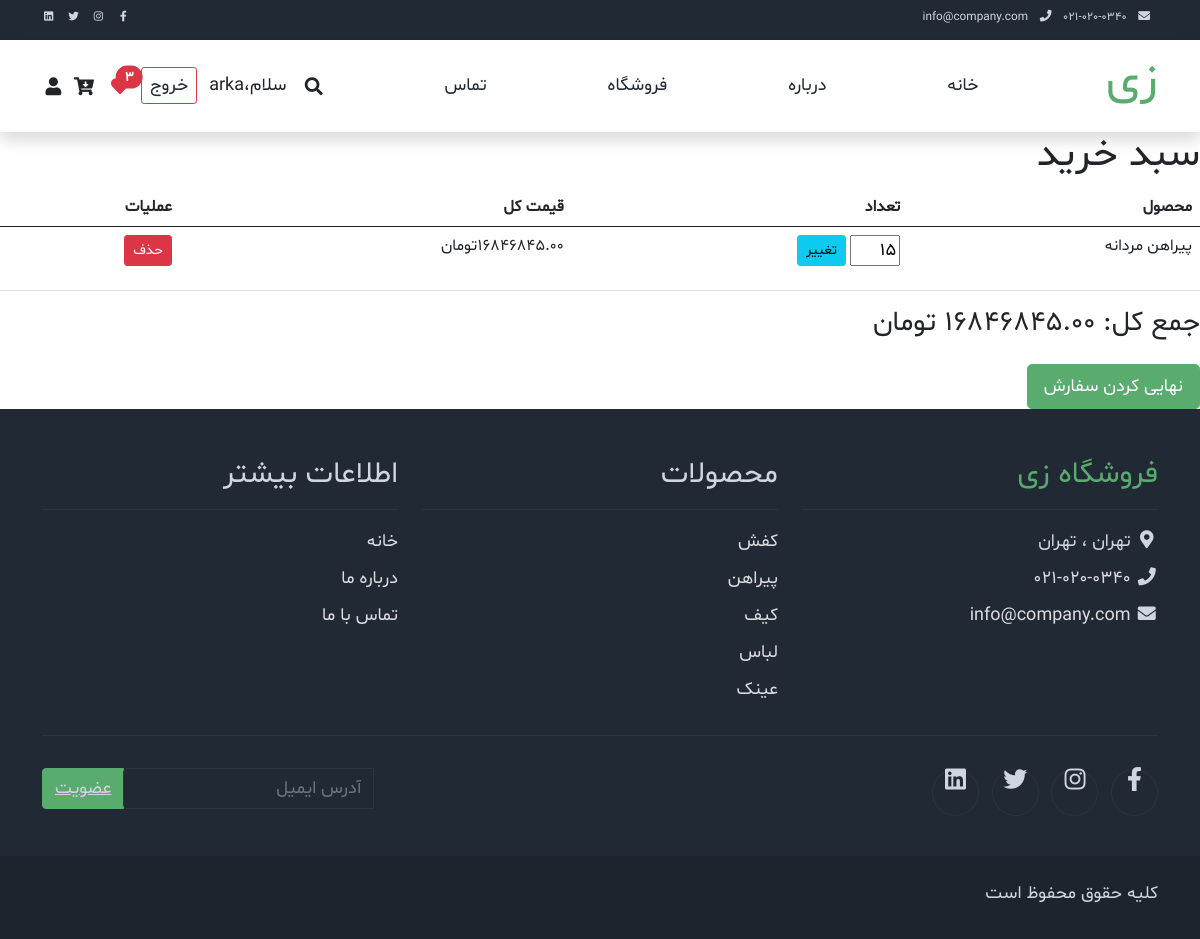
The page /cart/detail/ (signed in) on the database as committed earlier.
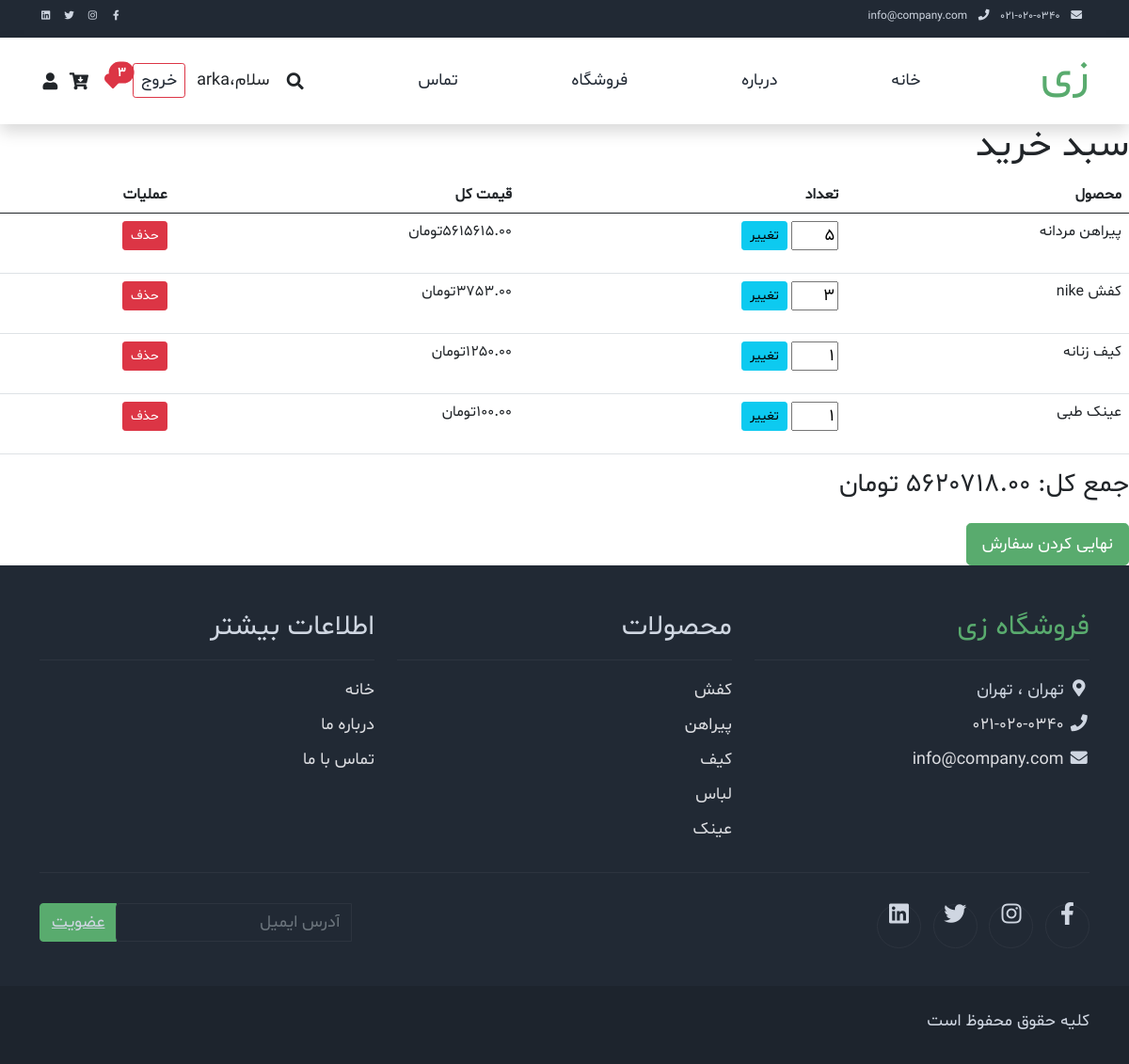
The same page on the database as committed later.
### accounts/models.py (models this page shows, shortened)
class Profile(models.Model):
    user=models.OneToOneField(User,on_delete=models.CASCADE)
    phone=models.CharField(max_length=20,blank=True)
    address=models.TextField(blank=True)
    favorites_products=models.ManyToManyField('shop.product',blank=True,related_name='favorited_by')

### cart/models.py (models this page shows)
class CartItem(models.Model):
    cart=models.ForeignKey(Cart,related_name='items',on_delete=models.CASCADE)
    product=models.ForeignKey(Product,on_delete=models.CASCADE)
    quantity=models.PositiveIntegerField(default=1)
    @property
    def total_price(self):
        return self.quantity* self.product.price

### shop/models.py (models this page shows, shortened)
class Product(models.Model):
    name=models.CharField(max_length=200)
    description=models.TextField()
    price=models.DecimalField(decimal_places=2,max_digits=12)
    stock_quantity=models.PositiveIntegerField()
    image=models.ImageField(upload_to='photo/%Y/%m/%d/')
    slug=models.SlugField(max_length=140,unique=True)
    is_available=models.BooleanField(default=True)
    updated_at=models.DateTimeField(auto_now=True)
    created_at=models.DateTimeField(auto_now_add=True)
    category=models.ForeignKey(Category,on_delete=models.CASCADE,related_name="products",)
    discount_percentage=models.DecimalField(max_digits=5,decimal_places=2,default=0)
    is_featured=models.BooleanField(default=False)
    minimum_stock=models.PositiveIntegerField()
    brands=models.ManyToManyField(Brand,blank=True)
    colors=models.ManyToManyField(Color,blank=True)
    sizes = models.ManyToManyField(Size, blank=True)
    GENDER_CHOICES = [
        ('male', 'مردانه'),
        ('female', 'زنانه')
    ]
    gender=models.CharField(max_length=10,choices=GENDER_CHOICES,default='male')

class Category(models.Model):
    name=models.CharField(max_length=200)
    slug=models.SlugField(max_length=140,unique=True,blank=True)
    description=models.TextField(blank=True,null=True)
    created_at=models.DateTimeField(auto_now_add=True)
    updated_at = models.DateTimeField(auto_now=True)
    is_active= models.BooleanField(default=True)
    sort_order=models.PositiveIntegerField(default=0)
    image=models.ImageField(upload_to='categories/%Y/%m/%d/',blank=True,null=True)
    is_featured=models.BooleanField(default=False)

### cart/views.py (the view)
# urls.py: path('detail/',views.cart_detail,name='cart_detail'),#www.ArkaMarket.com/cart/detail/
def cart_detail(request):
    if not request.user.is_authenticated:
        return render(request,'cart/cart_detail.html',{
            'cart':None,
            'items':[],
            'total_price':0
        })
    cart=Cart.objects.filter(user=request.user).first()
    if not cart:
        return render(request,'cart/cart_detail.html',{
            'cart':None,
            'items':[],
            'total_price':0
        })
    items=cart.items.all()
    total_price=0
    for item in items:
        total_price+=item.total_price
    return render(request,'cart/cart_detail.html',{
        'cart':cart,
        'items':items,
        'total_price':total_price
    })

### shop/context_processors.py (called while the page is built)
def categories_processor(request):
    try:
        categories = Category.objects.all()
        return {
            'categories': categories
        }
    except Exception as e:
        print(f"Error in categories_processor : {e}")
        return {'categories':[]}

def brands_processor(request):
    try:
        brands=list(Brand.objects.all())
        all_brands=[brands[i:i+4]for i in range(0,len(brands),4)]
        return {
            'all_brands': all_brands
        }
    except Exception as e:
        print(f"Error in brands_processor : {e}")
        return {'brands':[]}

### templates/cart/cart_detail.html (shortened to what this page needs)
{% extends 'base.html' %}
{% block content %}
<h1>سبد خرید</h1>
<table class="table">
    <thead>
    <tr>
        <th> محصول</th>
        <th> تعداد</th>
        <th> قیمت کل</th>
        <th> عملیات</th>
    </tr>
    </thead>
    <tbody>
    {% if items %}
        {% for item in items %}
    <tr>
        <td>{{ item.product.name }}</td>
        <td>
            <form action="{% url 'cart:update_cart' item.id %}" method="POST" class="d-inline">
                <input type="number" name="quantity" value="{{item.quantity}}" min="1" style="width:50px">
                <button type="submit" class="btn btn-sm btn-info">تغییر</button>
            </form>
        </td>
        <td>  {{ item.total_price }}تومان</td>
        <td>
            <form action="{% url 'cart:update_cart' item.id %}" method="POST">
                <button type="submit" class="btn btn-sm btn-danger">حذف</button>
            </form>
        </td>
    </tr>
    {% endfor %}
    </tbody>
</table>
   <h3> جمع کل:      {{ total_price }} تومان </h3>
<a href="#" class="btn btn-success btn-lg mt-3">نهایی کردن سفارش</a>
{% else %}
<p>سبد خرید خالی است .</p>
{% endif %}
{% endblock %}

### templates/base.html (shortened to what this page needs)
{%load static%}
{%include 'partials/_navbar.html' %}
{% block extrastyle %}
<link rel="stylesheet" href="{% static 'css/login.css' %}">
{% endblock extrastyle %}
 {%block content%}{%endblock content%}
{%include 'partials/_footer.html' %}

### templates/partials/_navbar.html (shortened to what this page needs)
{%load static %}
<head>
    <link rel="stylesheet" href="{%static 'css/bootstrap.min.css'%}">
    <link rel="stylesheet" href="{%static 'css/templatemo.css'%}">
    <link rel="stylesheet" href="{%static 'css/custom.css'%}">
    <link rel="stylesheet" href="{%static 'css/fontawesome.min.css'%}">
    <link rel="stylesheet" href="{%static 'css/fonts.css'%}">
    <nav class="navbar navbar-expand-lg bg-dark navbar-light d-none d-lg-block" id="templatemo_nav_top">
        <div class="container text-light">
            <div class="w-100 d-flex justify-content-between">
                <div>
                    <i class="fa fa-envelope mx-2"></i>
                    <a class="navbar-sm-brand text-light text-decoration-none" href="mailto:info@company.com">info@company.com</a>
                    <i class="fa fa-phone mx-2"></i>
                    <a class="navbar-sm-brand text-light text-decoration-none" href="tel:010-020-0340">021-020-0340</a>
                </div>
                <div>
                    <a class="text-light" href="https://fb.com/templatemo" target="_blank" rel="sponsored"><i class="fab fa-facebook-f fa-sm fa-fw me-2"></i></a>
                    <a class="text-light" href="https://www.instagram.com/" target="_blank"><i class="fab fa-instagram fa-sm fa-fw me-2"></i></a>
                    <a class="text-light" href="https://twitter.com/" target="_blank"><i class="fab fa-twitter fa-sm fa-fw me-2"></i></a>
                    <a class="text-light" href="https://www.linkedin.com/" target="_blank"><i class="fab fa-linkedin fa-sm fa-fw"></i></a>
                </div>
            </div>
        </div>
    </nav>
    <nav class="navbar navbar-expand-lg navbar-light shadow">
        <div class="container d-flex justify-content-between align-items-center">
            <a class="navbar-brand text-success logo h1 align-self-center" href="{%url 'index'%}">
                زی
            </a>
            <div class="align-self-center collapse navbar-collapse flex-fill  d-lg-flex justify-content-lg-between" id="templatemo_main_nav">
                <div class="flex-fill">
                    <ul class="nav navbar-nav d-flex justify-content-between mx-lg-auto">
                        <li class="nav-item">
                            <a class="nav-link" href="{%url 'index'%}">خانه</a>
                        </li>
                        <li class="nav-item">
                            <a class="nav-link" href="{%url 'about' %}">درباره</a>
                        </li>
                        <li class="nav-item">
                            <a class="nav-link" href="{%url 'shop:shop_home' %}">فروشگاه</a>
                        </li>
                        <li class="nav-item">
                            <a class="nav-link" href="{%url 'contact'%}">تماس</a>
                        </li>
                    </ul>
                </div>
                <div class="d-flex align-items-center">
                    <a class="nav-icon mx-2" href="#" data-bs-toggle="modal" data-bs-target="#templatemo_search">
                        <i class="fa fa-fw fa-search text-dark "></i>
                    </a>
                    {% if user.is_authenticated %}
                <span class="mx-2">سلام،{{ user.username }} </span>
                    <a href="{% url 'accounts:logout' %}" class="btn btn-outline-danger btn-sm mx-1">   خروج  </a>
                    {%else %}
                        <a href="{% url 'accounts:login' %}" class="btn btn-outline-primary btn-sm mx-1">ورود</a>
                        <a href="{% url 'accounts:register' %}" class="btn btn-primary btn-sm mx-1">ثبت نام</a>
                    {% endif %}
                <a href="{% url 'accounts:my_favorites' %}" class="position-relative mx-2 text-decoration-none">
                    {% if request.user.profile.favorites_products.count > 0 %}
                    <span class="position-absolute top-0 start-100 translate-middle badge rounded-pill bg-danger text-white">
                        {{ request.user.profile.favorites_products.count }}
                    </span>
                    {% endif %}
                </a>
                <a href="{% url 'cart:cart_detail' %}" class="mx-2">
                <i class="fa fa-fw fa-cart-arrow-down text-dark"></i>
                    </a>
                    <a class="nav-icon position-relative text-decoration-none" href="{% url 'accounts:profile' %}" class="mx-2">
                        <i class="fa fa-fw fa-user text-dark"></i>
                    </a>
                </div>
            </div>
        </div>
    </nav>
</head>

### templates/partials/_footer.html (shortened to what this page needs)
    <footer class="bg-dark" id="tempaltemo_footer">
        <div class="container">
            <div class="row">
                <div class="col-md-4 pt-5">
                    <h2 class="h2 text-success border-bottom pb-3 border-light logo">فروشگاه زی</h2>
                    <ul class="list-unstyled text-light footer-link-list padd-r-0">
                        <li>
                            <i class="fas fa-map-marker-alt fa-fw"></i>
                            تهران ، تهران
                        </li>
                        <li>
                            <i class="fa fa-phone fa-fw"></i>
                            <a class="text-decoration-none" href="tel:010-020-0340">021-020-0340</a>
                        </li>
                        <li>
                            <i class="fa fa-envelope fa-fw"></i>
                            <a class="text-decoration-none" href="mailto:info@company.com">info@company.com</a>
                        </li>
                    </ul>
                </div>
                <div class="col-md-4 pt-5">
                    <h2 class="h2 text-light border-bottom pb-3 border-light">محصولات</h2>
                    <ul class="list-unstyled text-light footer-link-list padd-r-0">
                        {% for category in categories %}
                        <li><a class="text-decoration-none" href="{% url 'shop:shop_by_category' category.slug %}">{{category.name}}</a></li>
                        {% endfor %}
                    </ul>
                </div>
                <div class="col-md-4 pt-5">
                    <h2 class="h2 text-light border-bottom pb-3 border-light">اطلاعات بیشتر</h2>
                    <ul class="list-unstyled text-light footer-link-list padd-r-0">
                        <li><a class="text-decoration-none" href="{% url 'index' %}">خانه</a></li>
                        <li><a class="text-decoration-none" href="{% url 'about' %}">درباره ما</a></li>
                        <li><a class="text-decoration-none" href="{% url 'contact' %}">تماس با ما</a></li>
                    </ul>
                </div>
            </div>
            <div class="row text-light mb-4">
                <div class="col-12 mb-3">
                    <div class="w-100 my-3 border-top border-light"></div>
                </div>
                <div class="col-auto me-auto">
                    <ul class="list-inline text-left footer-icons padd-r-0">
                        <li class="list-inline-item border border-light rounded-circle text-center">
                            <a class="text-light text-decoration-none" target="_blank" href="http://facebook.com/"><i class="fab fa-facebook-f fa-lg fa-fw"></i></a>
                        </li>
                        <li class="list-inline-item border border-light rounded-circle text-center">
                            <a class="text-light text-decoration-none" target="_blank" href="https://www.instagram.com/"><i class="fab fa-instagram fa-lg fa-fw"></i></a>
                        </li>
                        <li class="list-inline-item border border-light rounded-circle text-center">
                            <a class="text-light text-decoration-none" target="_blank" href="https://twitter.com/"><i class="fab fa-twitter fa-lg fa-fw"></i></a>
                        </li>
                        <li class="list-inline-item border border-light rounded-circle text-center">
                            <a class="text-light text-decoration-none" target="_blank" href="https://www.linkedin.com/"><i class="fab fa-linkedin fa-lg fa-fw"></i></a>
                        </li>
                    </ul>
                </div>
                <div class="col-auto">
                    <div class="input-group mb-2">
                        <input type="text" class="form-control bg-dark border-light" id="subscribeEmail" placeholder="آدرس ایمیل">
                        <a class="input-group-text btn-success text-light" href="{% url 'accounts:register' %}">عضویت</a>
                    </div>
                </div>
            </div>
        </div>
        <div class="w-100 bg-black py-3">
            <div class="container">
                <div class="row pt-2">
                    <div class="col-12">
                        <p class="text-left text-light">
                           کلیه حقوق محفوظ است
                        </p>
                    </div>
                </div>
            </div>
        </div>
    </footer>

### ArkaMarket/static/css/templatemo.css (style rules this page uses)
body, ul, li, p, a, label, input, div { font-family: shabnam; font-size: 18px !important; font-weight: 300 !important; }
.h1 { font-family: shabnam; font-size: 48px !important; font-weight: 200 !important; }
.h2 { font-family: shabnam; font-size: 30px !important; font-weight: 300; }
.logo { font-weight: 500 !important; }
.text-success { color: #59ab6e !important; }
.text-light { color: #cfd6e1 !important; }
.bg-dark { background-color: #212934 !important; }
.bg-black { background-color: #1d242d !important; }
.btn-success { background-color: #59ab6e !important; border-color: #56ae6c !important; }
#templatemo_nav_top { min-height: 40px; }
#templatemo_nav_top * { font-size: .9em !important; }
#templatemo_main_nav a { color: #212934; }
.form-control { border: 1px solid #e8e8e8; }
#tempaltemo_footer a { color: #dcdde1; }
#tempaltemo_footer ul.footer-link-list li { padding-top: 10px; }
#tempaltemo_footer ul.footer-icons li { width: 2.6em; height: 2.6em; line-height: 2.6em; }
#tempaltemo_footer .border-light { border-color: #2d343f !important;color: white; }
@media (min-width: 768px) { #templatemo_main_nav .navbar-nav { max-width: 450px; } }
@media (min-width: 992px) { #templatemo_main_nav .navbar-nav { max-width: 550px; } }
.padd-r-0 { padding-right: 0; }

Rows that differ between the two databases and show on the page:
changed CartItem "پیراهن مردانه": quantity "15" → "5"; total_price "16846845.00" → "5615615.00"
added CartItem: product.name "کفش nike", quantity "3", total_price "3753.00"
added CartItem: product.name "کیف زنانه", quantity "1", total_price "1250.00"
added CartItem: product.name "عینک طبی", quantity "1", total_price "100.00"
